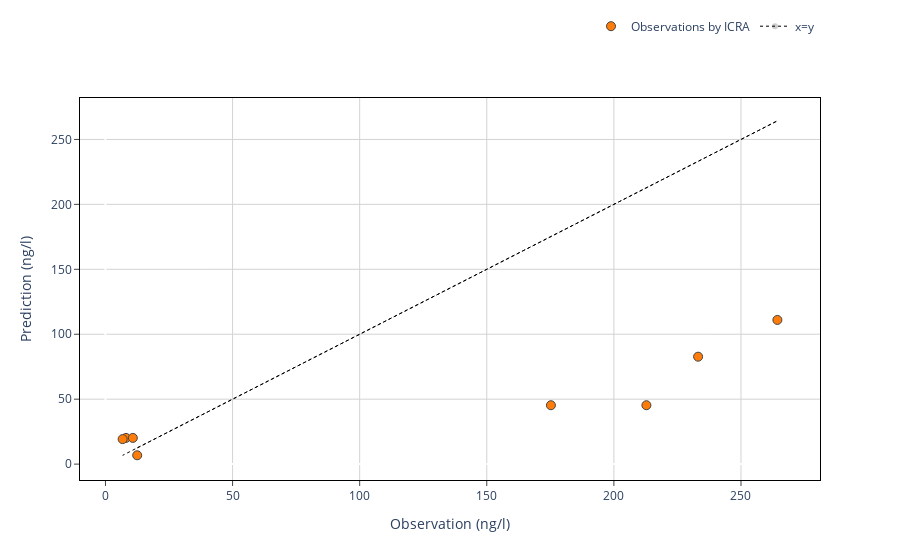

Source (notebook cell):
### Code cell
swatpy.scatter_plot(title= None, path=f'C:\\Users\\joans\\OneDrive\\Escriptori\\icra\\traca_contaminacio\\traca_contaminacio\\images\\{contaminant}_{conca}_scatter.pdf')
#swatpy.scatter_plot()

### Figure 1 — Plotly figure (JSON) as saved in the notebook; plotly's stock layout.template omitted (floating-point values rounded to 4 significant figures)
{"data": [{"customdata": [[17], [88], [87], [135], [135], [89], [89], [129]], "hovertemplate": "origen=Observations by ICRA<br>observacio (ng/l)=%{x}<br>prediccio (ng/l)=%{y}<br>gis_id=%{customdata[0]}<extra></extra>", "legendgroup": "Observations by ICRA", "marker": {"color": "#fe7c09", "line": {"width": 1}, "size": 9, "symbol": "circle"}, "mode": "markers", "name": "Observations by ICRA", "orientation": "v", "showlegend": true, "type": "scatter", "x": [12.48, 264.3, 233.1, 8.083, 10.77, 212.8, 175.2, 6.747], "xaxis": "x", "y": [6.803, 111.0, 82.71, 20.18, 20.18, 45.34, 45.34, 19.26], "yaxis": "y"}, {"line": {"color": "black", "dash": "dot", "width": 1}, "marker": {"opacity": 0}, "name": "x=y", "type": "scatter", "x": [12.48, 264.3, 233.1, 8.083, 10.77, 212.8, 175.2, 6.747], "y": [12.48, 264.3, 233.1, 8.083, 10.77, 212.8, 175.2, 6.747]}], "layout": {"legend": {"orientation": "h", "title": {"text": ""}, "tracegroupgap": 0, "x": 1, "xanchor": "right", "y": 1.15, "yanchor": "bottom"}, "margin": {"t": 60}, "plot_bgcolor": "white", "showlegend": true, "title": {}, "xaxis": {"anchor": "y", "domain": [0, 1], "gridcolor": "lightgrey", "linecolor": "black", "mirror": true, "showline": true, "ticks": "outside", "title": {"text": "Observation (ng/l)"}}, "yaxis": {"anchor": "x", "domain": [0, 1], "gridcolor": "lightgrey", "linecolor": "black", "mirror": true, "showline": true, "ticks": "outside", "title": {"text": "Prediction (ng/l)"}}}}
